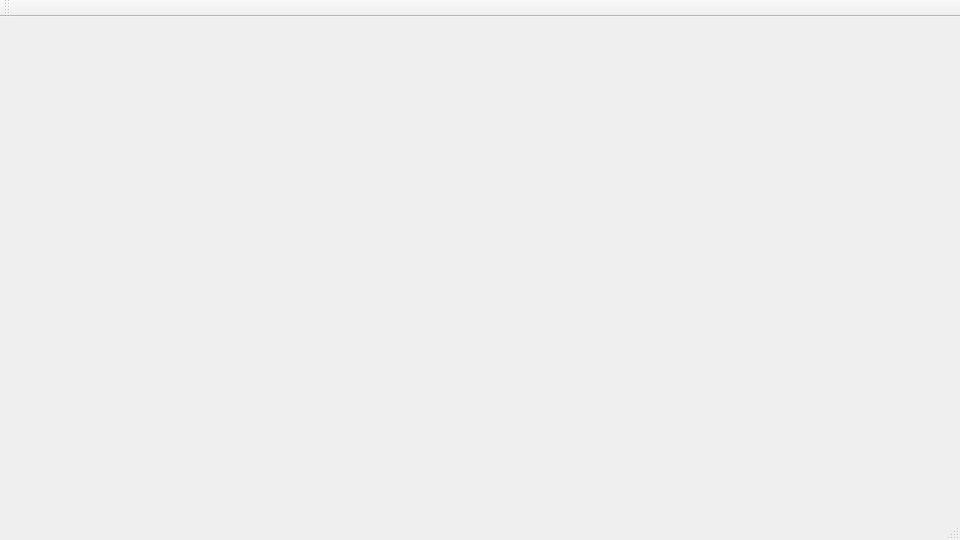
<?xml version="1.0" encoding="UTF-8"?>
<ui version="4.0">
 <class>AutoMagikClass</class>
 <widget class="QMainWindow" name="AutoMagikClass">
  <property name="geometry">
   <rect>
    <x>0</x>
    <y>0</y>
    <width>960</width>
    <height>540</height>
   </rect>
  </property>
  <property name="windowTitle">
   <string>AutoMagik</string>
  </property>
  <widget class="QWidget" name="centralWidget"/>
  <widget class="QMenuBar" name="menuBar">
   <property name="geometry">
    <rect>
     <x>0</x>
     <y>0</y>
     <width>920</width>
     <height>21</height>
    </rect>
   </property>
  </widget>
  <widget class="QToolBar" name="mainToolBar">
   <attribute name="toolBarArea">
    <enum>TopToolBarArea</enum>
   </attribute>
   <attribute name="toolBarBreak">
    <bool>false</bool>
   </attribute>
  </widget>
  <widget class="QStatusBar" name="statusBar"/>
 </widget>
 <layoutdefault spacing="6" margin="11"/>
 <resources>
  <include location="AutoMagik.qrc"/>
 </resources>
 <connections/>
</ui>
